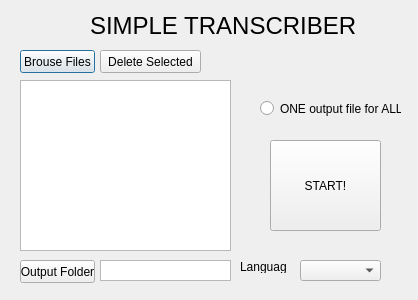
<?xml version="1.0" encoding="UTF-8"?>
<ui version="4.0">
 <class>Dialog</class>
 <widget class="QDialog" name="Dialog">
  <property name="geometry">
   <rect>
    <x>0</x>
    <y>0</y>
    <width>418</width>
    <height>300</height>
   </rect>
  </property>
  <property name="font">
   <font>
    <weight>50</weight>
    <bold>false</bold>
    <kerning>true</kerning>
   </font>
  </property>
  <property name="windowTitle">
   <string>Simple Transcriber v1.0</string>
  </property>
  <property name="autoFillBackground">
   <bool>true</bool>
  </property>
  <property name="styleSheet">
   <string notr="true"/>
  </property>
  <widget class="QPushButton" name="pushButton">
   <property name="geometry">
    <rect>
     <x>20</x>
     <y>50</y>
     <width>75</width>
     <height>23</height>
    </rect>
   </property>
   <property name="styleSheet">
    <string notr="true">
alternate-background-colo r:  rgb(203, 243, 255);</string>
   </property>
   <property name="text">
    <string>Brouse Files</string>
   </property>
  </widget>
  <widget class="QLabel" name="label">
   <property name="geometry">
    <rect>
     <x>90</x>
     <y>10</y>
     <width>271</width>
     <height>31</height>
    </rect>
   </property>
   <property name="font">
    <font>
     <pointsize>18</pointsize>
    </font>
   </property>
   <property name="text">
    <string>SIMPLE TRANSCRIBER</string>
   </property>
  </widget>
  <widget class="QPushButton" name="pushButton_2">
   <property name="geometry">
    <rect>
     <x>20</x>
     <y>260</y>
     <width>75</width>
     <height>23</height>
    </rect>
   </property>
   <property name="styleSheet">
    <string notr="true">background-color : (2,2,2)
</string>
   </property>
   <property name="text">
    <string>Output Folder</string>
   </property>
  </widget>
  <widget class="QTextEdit" name="textEdit">
   <property name="geometry">
    <rect>
     <x>100</x>
     <y>260</y>
     <width>131</width>
     <height>21</height>
    </rect>
   </property>
   <property name="font">
    <font>
     <weight>50</weight>
     <italic>false</italic>
     <bold>false</bold>
    </font>
   </property>
   <property name="verticalScrollBarPolicy">
    <enum>Qt::ScrollBarAlwaysOff</enum>
   </property>
  </widget>
  <widget class="QRadioButton" name="radioButton">
   <property name="geometry">
    <rect>
     <x>260</x>
     <y>100</y>
     <width>141</width>
     <height>17</height>
    </rect>
   </property>
   <property name="text">
    <string>ONE output file for ALL</string>
   </property>
  </widget>
  <widget class="QPushButton" name="pushButton_3">
   <property name="geometry">
    <rect>
     <x>270</x>
     <y>140</y>
     <width>111</width>
     <height>91</height>
    </rect>
   </property>
   <property name="autoFillBackground">
    <bool>false</bool>
   </property>
   <property name="styleSheet">
    <string notr="true">color : (0,0,0)
</string>
   </property>
   <property name="text">
    <string>START!</string>
   </property>
  </widget>
  <widget class="QListWidget" name="table">
   <property name="geometry">
    <rect>
     <x>20</x>
     <y>80</y>
     <width>211</width>
     <height>171</height>
    </rect>
   </property>
  </widget>
  <widget class="QPushButton" name="pushButton_4">
   <property name="geometry">
    <rect>
     <x>100</x>
     <y>50</y>
     <width>101</width>
     <height>23</height>
    </rect>
   </property>
   <property name="text">
    <string>Delete Selected</string>
   </property>
  </widget>
  <widget class="QComboBox" name="comboBox">
   <property name="geometry">
    <rect>
     <x>300</x>
     <y>260</y>
     <width>81</width>
     <height>21</height>
    </rect>
   </property>
   <property name="currentText">
    <string/>
   </property>
  </widget>
  <widget class="QLabel" name="label_2">
   <property name="geometry">
    <rect>
     <x>240</x>
     <y>260</y>
     <width>47</width>
     <height>13</height>
    </rect>
   </property>
   <property name="text">
    <string>Language</string>
   </property>
  </widget>
 </widget>
 <tabstops>
  <tabstop>pushButton</tabstop>
 </tabstops>
 <resources/>
 <connections/>
</ui>
